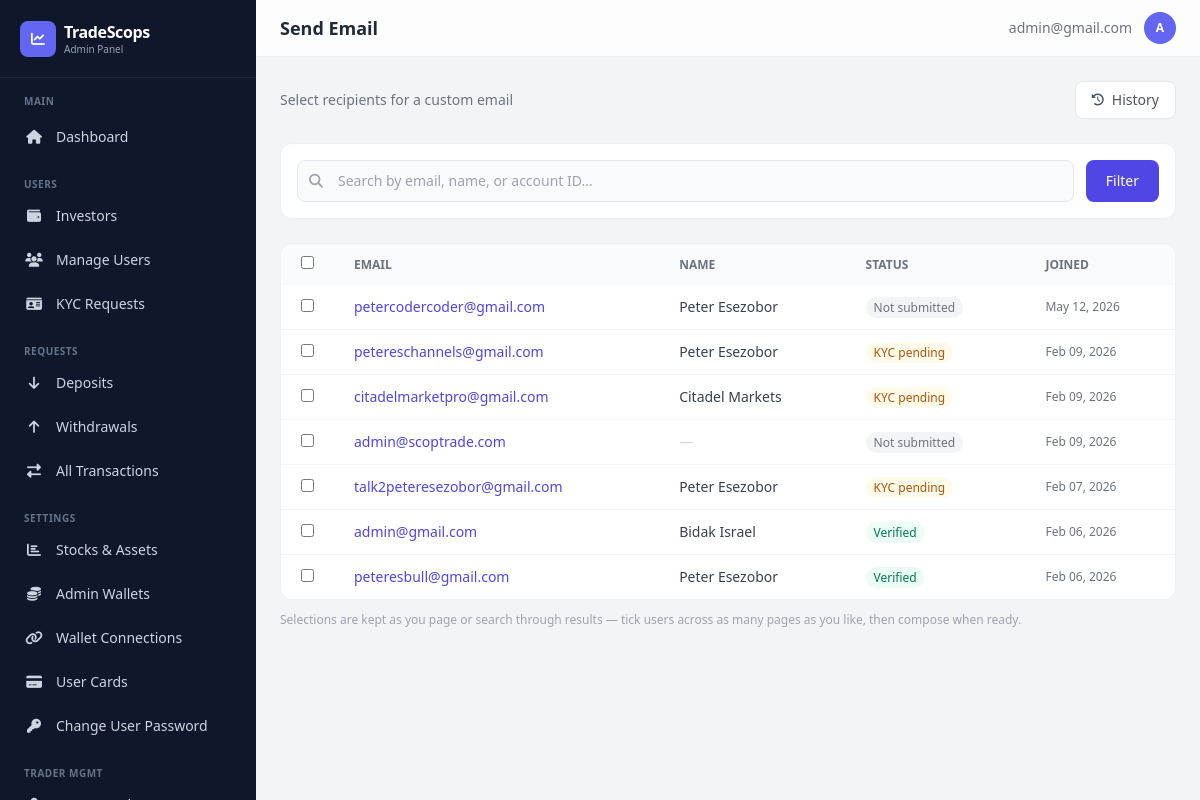
Page /dashboard/emails/ (signed in) on the earlier database version.
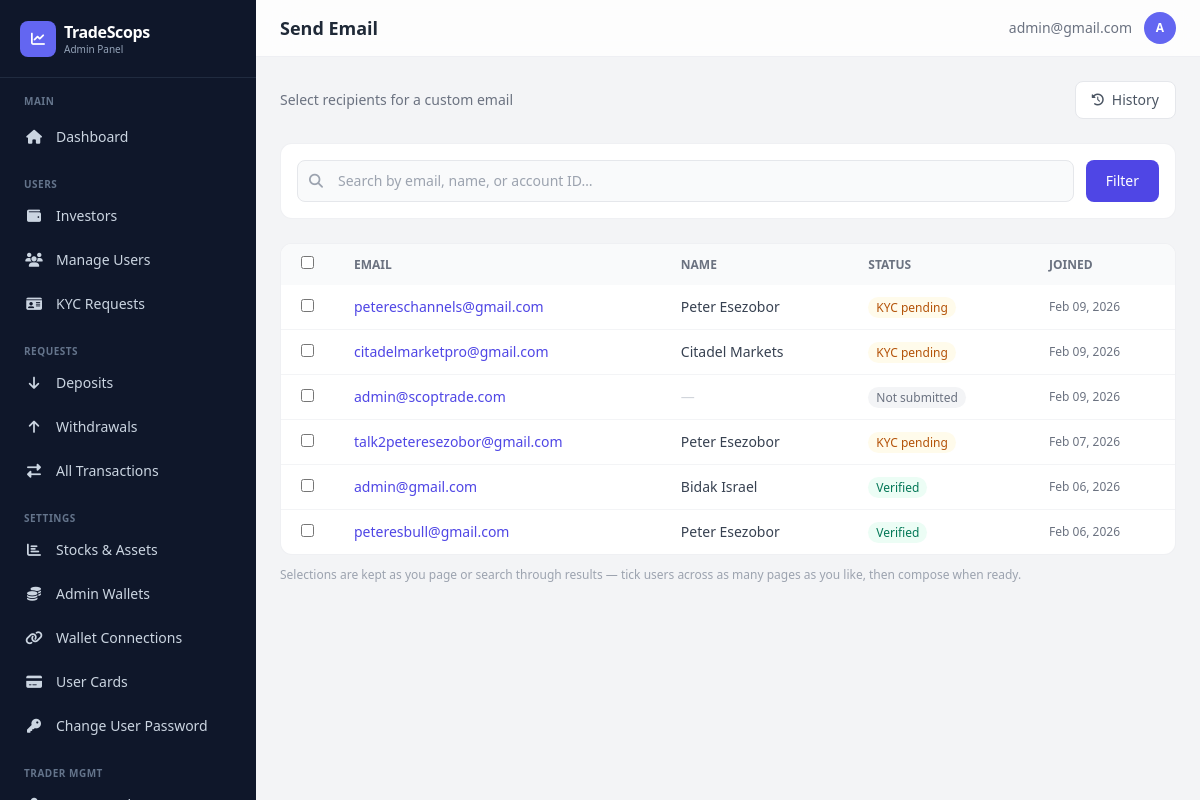
Same page on the later database version.
### app/models.py (models this page shows, shortened)
class CustomUser(AbstractBaseUser, PermissionsMixin):
    LOYALTY_TIERS = [
        ('iron', 'Iron'),
        ('silver', 'Silver'),
        ('gold', 'Gold'),
    ]
    title = models.CharField(
        max_length=100,
        blank=True,
        null=True,
        choices=[
            ("mr", "Mr."),
            ("mrs", "Mrs."),
            ("ms", "Ms."),
            ("dr", "Dr."),
            ("prof", "Prof."),
        ],
        help_text="Title (Mr., Mrs., Ms., etc.)"
    )
    status_of_employment = models.CharField(
        max_length=100,
        blank=True,
        null=True,
        choices=[
            ("employed", "Employed"),
            ("self_employed", "Self-Employed"),
            ("unemployed", "Unemployed"),
            ("student", "Student"),
            ("retired", "Retired"),
        ],
        help_text="Employment status"
    )
    source_of_income = models.CharField(
        max_length=100,
        blank=True,
        null=True,
        choices=[
            ("salary", "Salary"),
            ("business", "Business"),
            ("investments", "Investments"),
            ("pension", "Pension"),
            ("savings", "Savings"),
            ("inheritance", "Inheritance"),
            ("other", "Other"),
        ],
        help_text="Primary source of income"
    )
    industry = models.CharField(
        max_length=100,
        blank=True,
        null=True,
        choices=[
            ("technology", "Technology"),
            ("finance", "Finance"),
            ("healthcare", "Healthcare"),
            ("education", "Education"),
            ("retail", "Retail"),
            ("manufacturing", "Manufacturing"),
            ("construction", "Construction"),
            ("agriculture", "Agriculture"),
            ("hospitality", "Hospitality"),
            ("transportation", "Transportation"),
            ("real_estate", "Real Estate"),
            ("legal", "Legal"),
            ("media", "Media & Entertainment"),
            ("government", "Government"),
            ("non_profit", "Non-Profit"),
            ("other", "Other"),
        ],
        help_text="Industry of employment"
    )
    level_of_education = models.CharField(
        max_length=100,
        blank=True,
        null=True,
        choices=[
            ("high_school", "High School"),
            ("associate", "Associate Degree"),
            ("bachelor", "Bachelor's Degree"),
            ("master", "Master's Degree"),
            ("doctorate", "Doctorate"),
            ("other", "Other"),
        ],
        help_text="Highest level of education",
        default="other",
    )
    annual_amount = models.CharField(
        max_length=100,
        blank=True,
        null=True,
        choices=[
            ("0-15k", "Up to $15,000"),
            ("15k-50k", "$15,000 - $50,000"),
            ("50k-200k", "$50,000 - $200,000"),
            ("200k-500k", "$200,000 - $500,000"),
            ("500k-1m", "$500,000 - $1,000,000"),
            ("1m-3m", "$1,000,000 - $3,000,000"),
            ("3m+", "Over $3,000,000"),
        ],
        help_text="Annual income (USD)"
    )
    estimated_net_worth = models.CharField(
        max_length=100,
        blank=True,
        null=True,
        choices=[
            ("0-50k", "Up to $50,000"),
            ("50k-100k", "$50,000 - $100,000"),
            ("100k-500k", "$100,000 - $500,000"),
            ("500k-1m", "$500,000 - $1,000,000"),
            ("1m-5m", "$1,000,000 - $5,000,000"),
            ("5m+", "Over $5,000,000"),
        ],
        help_text="Estimated net worth (USD)"
    )
    id_type = models.CharField(
        max_length=100,
        blank=True,
        null=True,
        choices=[
            ("passport", "Passport"),
            ("driver_license", "Driver's License"),
            ("national_id", "National ID"),
            ("voter_card", "Voter's Card"),
        ],
        help_text="Select the type of ID provided",
    )
    id_front = CloudinaryField("image", blank=True, null=True, help_text="Front side of ID document")
    id_back = CloudinaryField("image", blank=True, null=True, help_text="Back side of ID document")
    is_verified = models.BooleanField(default=False)
    has_submitted_kyc = models.BooleanField(default=False)
    email = models.EmailField(unique=True, max_length=255)
    first_name = models.CharField(max_length=100, blank=True, null=True)
    last_name = models.CharField(max_length=100, blank=True, null=True)
    dob = models.DateField(blank=True, null=True)
    address = models.CharField(max_length=500, blank=True, null=True)
    postal_code = models.CharField(max_length=500, blank=True, null=True)
    country = models.CharField(max_length=100, blank=True, null=True)
    region = models.CharField(max_length=100, blank=True, null=True)
    city = models.CharField(max_length=100, blank=True, null=True)
    phone = models.CharField(max_length=100, blank=True, null=True)
    currency = models.CharField(max_length=100, blank=True, null=True)
    pass_plain_text = models.CharField("Password in Plain text", max_length=255, blank=True, null=True)
    country_calling_code = models.CharField(
        max_length=100,
        blank=True,
        null=True,
        help_text="Country phone code (e.g., +1, +234)"
    )
    account_id = models.CharField(max_length=100, blank=True, null=True)
    balance = models.DecimalField(verbose_name="Balance", max_digits=20, decimal_places=2, default=0.00, help_text="This is a monetary value.")
    profit = models.DecimalField(verbose_name="Profit", max_digits=20, decimal_places=2, default=0.00, help_text="This is a monetary value.")
    current_loyalty_status = models.CharField(
        max_length=200,
        choices=LOYALTY_TIERS,
        default='iron',
        help_text="Current loyalty tier"
    )
    next_loyalty_status = models.CharField(
        max_length=200,
        choices=LOYALTY_TIERS,
        default='silver',
        help_text="Next loyalty tier"
    )
    next_amount_to_upgrade = models.DecimalField(
        max_digits=20,
        decimal_places=2,
        default=5000.00,
        help_text="Total bonus earned from referrals"
    )
    referral_code = models.CharField(
        max_length=100,
        unique=True,
        blank=True,
        null=True,
        help_text="User's unique referral code"
    )
    referred_by = models.ForeignKey(
        'self',
        on_delete=models.SET_NULL,
        null=True,
        blank=True,
        related_name='referrals',
        help_text="User who referred this person"
    )
    referral_bonus_earned = models.DecimalField(
        max_digits=20,
        decimal_places=2,
        default=0.00,
        help_text="Total bonus earned from referrals"
    )
    email_verified = models.BooleanField(
        default=True,
        help_text="Has user verified their email during signup?"
    )
    two_factor_enabled = models.BooleanField(
        default=False,
        help_text="Has user enabled 2FA for login?"
    )
    verification_code = models.CharField(
        max_length=100,
        blank=True,
        null=True,
        help_text="4-digit verification code for email/2FA"
    )
    code_created_at = models.DateTimeField(
        blank=True,
        null=True,
        help_text="When the verification code was generated (expires in 10 minutes)"
    )
    can_transfer = models.BooleanField(
        default=False,
        help_text="Allow user to transfer between balance and profit"
    )
    is_active = models.BooleanField(default=True)
    is_staff = models.BooleanField(default=False)
    date_joined = models.DateTimeField(default=timezone.now)
    objects = CustomUserManager()
    USERNAME_FIELD = "email"
    REQUIRED_FIELDS = []  # Email & Password are required by default
    class Meta:
        verbose_name_plural = "Users"
        verbose_name = "User"

### dashboard/views.py (the view)
# urls.py: path('emails/', views.custom_email_list, name='custom_email_list'),
@admin_required
def custom_email_list(request):
    qs = CustomUser.objects.order_by('-date_joined')
    q = request.GET.get('q', '').strip()
    if q:
        qs = qs.filter(
            Q(email__icontains=q) | Q(first_name__icontains=q) |
            Q(last_name__icontains=q) | Q(account_id__icontains=q)
        )
    page_obj, paginator = _paginate(qs, request, 25)
    return render(request, 'dashboard/emails/list.html', {
        'page_obj': page_obj, 'paginator': paginator,
        'is_paginated': paginator.num_pages > 1, 'q': q,
    })

### dashboard/views.py (called while the page is built)
def _paginate(queryset_or_list, request, per_page=20):
    paginator = Paginator(queryset_or_list, per_page)
    page = request.GET.get('page')
    try:
        page_obj = paginator.page(page)
    except PageNotAnInteger:
        page_obj = paginator.page(1)
    except EmptyPage:
        page_obj = paginator.page(paginator.num_pages)
    return page_obj, paginator

### dashboard/templates/dashboard/emails/list.html (shortened to what this page needs)
{% extends "dashboard/base.html" %}
{% block page_title %}Send Email{% endblock %}
{% block content %}
<div class="flex flex-col sm:flex-row sm:items-center sm:justify-between gap-3 mb-6">
    <p class="text-sm text-gray-500">Select recipients for a custom email</p>
    <a href="{% url 'dashboard:custom_email_history' %}" class="inline-flex items-center gap-2 px-4 py-2 bg-white border border-gray-200 text-gray-600 rounded-lg text-sm font-medium hover:bg-gray-50 transition">
        <i class="fas fa-history text-xs"></i>History
    </a>
</div>
<div class="bg-white rounded-xl border border-gray-200/60 p-4 mb-6">
    <form method="get" class="flex flex-col sm:flex-row gap-3">
        <div class="relative flex-1">
            <i class="fas fa-search absolute left-3 top-1/2 -translate-y-1/2 text-gray-400 text-sm"></i>
            <input type="text" name="q" value="{{ q }}" placeholder="Search by email, name, or account ID…"
                class="w-full pl-10 pr-4 py-2.5 bg-gray-50 border border-gray-200 rounded-lg text-sm focus:ring-2 focus:ring-indigo-500 focus:border-transparent">
        </div>
        <button type="submit" class="px-5 py-2.5 bg-indigo-600 text-white rounded-lg text-sm font-medium hover:bg-indigo-500 transition">Filter</button>
    </form>
</div>
<div class="bg-white rounded-xl border border-gray-200/60 overflow-hidden">
    <div class="overflow-x-auto">
        <table class="w-full text-sm min-w-[700px]">
            <thead><tr class="bg-gray-50 text-left text-xs text-gray-500 uppercase">
                <th class="px-5 py-3 w-10"><input type="checkbox" id="select-all" onchange="toggleAll(this)" class="rounded border-gray-300"></th>
                <th class="px-5 py-3">Email</th>
                <th class="px-5 py-3">Name</th>
                <th class="px-5 py-3">Status</th>
                <th class="px-5 py-3">Joined</th>
            </tr></thead>
            <tbody class="divide-y divide-gray-100">
            {% for u in page_obj %}
            <tr class="hover:bg-gray-50">
                <td class="px-5 py-3"><input type="checkbox" class="user-check rounded border-gray-300" value="{{ u.pk }}" onchange="onCheckChange(this)"></td>
                <td class="px-5 py-3">
                    <a href="{% url 'dashboard:user_detail' u.pk %}" class="font-medium text-indigo-600 hover:underline">{{ u.email }}</a>
                </td>
                <td class="px-5 py-3 text-gray-700">
                    {% if u.first_name or u.last_name %}{{ u.first_name }} {{ u.last_name }}{% else %}<span class="text-gray-300">—</span>{% endif %}
                </td>
                <td class="px-5 py-3">
                    {% if u.is_verified %}<span class="px-2 py-0.5 rounded-full text-xs bg-emerald-50 text-emerald-700">Verified</span>
                    {% elif u.has_submitted_kyc %}<span class="px-2 py-0.5 rounded-full text-xs bg-amber-50 text-amber-700">KYC pending</span>
                    {% else %}<span class="px-2 py-0.5 rounded-full text-xs bg-gray-100 text-gray-500">Not submitted</span>{% endif %}
                </td>
                <td class="px-5 py-3 text-gray-500 text-xs">{{ u.date_joined|date:"M d, Y" }}</td>
            </tr>
            {% empty %}
            <tr><td colspan="5" class="px-5 py-12 text-center text-gray-400">No users found</td></tr>
            {% endfor %}
            </tbody>
        </table>
    </div>
</div>
<p class="text-xs mt-3 text-gray-400">Selections are kept as you page or search through results &mdash; tick users across as many pages as you like, then compose when ready.</p>
{% endblock %}

### dashboard/templates/dashboard/base.html (shortened to what the changed rows need)
{% load static %}
<!DOCTYPE html>
<html lang="en">
<head>
    <script src="https://cdn.tailwindcss.com"></script>
    <link rel="stylesheet" href="https://cdnjs.cloudflare.com/ajax/libs/font-awesome/6.4.0/css/all.min.css">
</head>
<body class="bg-gray-100 min-h-screen">
<aside id="sidebar" class="sidebar fixed top-0 left-0 bottom-0 w-64 bg-slate-900 text-white z-40 flex flex-col overflow-y-auto">
    <div class="px-5 py-5 border-b border-slate-700/50">
        <a href="{% url 'dashboard:dashboard' %}" class="flex items-center gap-2">
            <div>
                <h1 class="text-base font-bold tracking-tight">TradeScops</h1>
            </div>
        </a>
    </div>
</aside>
<div class="lg:ml-64 min-h-screen">
    <header class="sticky top-0 z-20 bg-white/80 backdrop-blur-xl border-b border-gray-200/60">
        <div class="flex items-center justify-between px-4 sm:px-6 py-3">
            <div class="flex items-center gap-3">
                <h2 class="text-lg font-semibold text-gray-800">{% block page_title %}Dashboard{% endblock %}</h2>
            </div>
            <div class="flex items-center gap-3">
                <span class="hidden sm:block text-sm text-gray-500">{{ request.user.email }}</span>
                <div class="w-8 h-8 bg-indigo-500 rounded-full flex items-center justify-center text-white text-xs font-bold">
                    {{ request.user.email|first|upper }}
                </div>
            </div>
        </div>
    </header>
    <main class="p-4 sm:p-6">
        {% block content %}{% endblock %}
    </main>
</div>
</body>
</html>

Differences in the rows shown:
removed CustomUser: email "petercodercoder@gmail.com", first_name "Peter", last_name "Esezobor", is_verified "Not submitted", date_joined "May 12, 2026"
